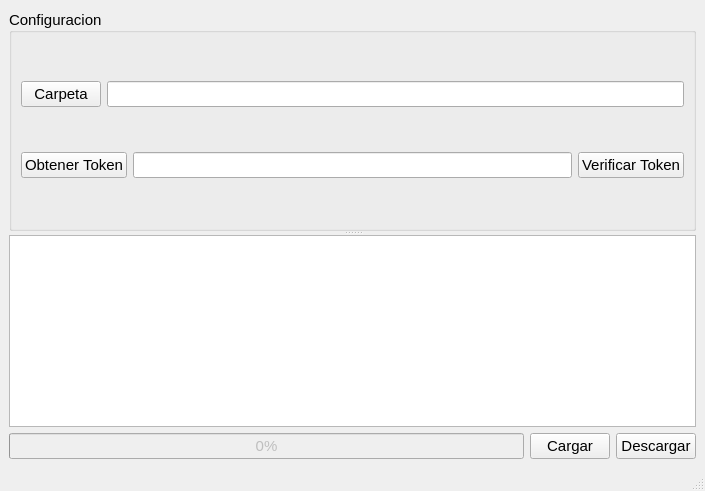
<?xml version="1.0" encoding="UTF-8"?>
<ui version="4.0">
 <class>MainWindow</class>
 <widget class="QMainWindow" name="MainWindow">
  <property name="geometry">
   <rect>
    <x>0</x>
    <y>0</y>
    <width>705</width>
    <height>491</height>
   </rect>
  </property>
  <property name="font">
   <font>
    <pointsize>11</pointsize>
   </font>
  </property>
  <property name="windowTitle">
   <string>MainWindow</string>
  </property>
  <widget class="QWidget" name="centralwidget">
   <layout class="QVBoxLayout" name="verticalLayout">
    <item>
     <widget class="QSplitter" name="splitter">
      <property name="orientation">
       <enum>Qt::Vertical</enum>
      </property>
      <property name="childrenCollapsible">
       <bool>false</bool>
      </property>
      <widget class="QGroupBox" name="config_groupBox">
       <property name="enabled">
        <bool>true</bool>
       </property>
       <property name="sizePolicy">
        <sizepolicy hsizetype="Expanding" vsizetype="Fixed">
         <horstretch>0</horstretch>
         <verstretch>100</verstretch>
        </sizepolicy>
       </property>
       <property name="maximumSize">
        <size>
         <width>16777215</width>
         <height>16777215</height>
        </size>
       </property>
       <property name="layoutDirection">
        <enum>Qt::LeftToRight</enum>
       </property>
       <property name="title">
        <string>Configuracion</string>
       </property>
       <property name="alignment">
        <set>Qt::AlignLeading|Qt::AlignLeft|Qt::AlignVCenter</set>
       </property>
       <layout class="QVBoxLayout" name="verticalLayout_3">
        <property name="sizeConstraint">
         <enum>QLayout::SetDefaultConstraint</enum>
        </property>
        <item>
         <layout class="QHBoxLayout" name="horizontalLayout_3">
          <item>
           <widget class="QPushButton" name="carpeta_btn">
            <property name="sizePolicy">
             <sizepolicy hsizetype="Minimum" vsizetype="Fixed">
              <horstretch>0</horstretch>
              <verstretch>0</verstretch>
             </sizepolicy>
            </property>
            <property name="text">
             <string>Carpeta</string>
            </property>
           </widget>
          </item>
          <item>
           <widget class="QLineEdit" name="carpeta_text">
            <property name="enabled">
             <bool>true</bool>
            </property>
            <property name="text">
             <string/>
            </property>
           </widget>
          </item>
         </layout>
        </item>
        <item>
         <layout class="QHBoxLayout" name="horizontalLayout_2">
          <item>
           <widget class="QPushButton" name="token_btn">
            <property name="text">
             <string>Obtener Token</string>
            </property>
           </widget>
          </item>
          <item>
           <widget class="QLineEdit" name="token_text">
            <property name="text">
             <string/>
            </property>
           </widget>
          </item>
          <item>
           <widget class="QPushButton" name="verificar_btn">
            <property name="text">
             <string>Verificar Token</string>
            </property>
           </widget>
          </item>
         </layout>
        </item>
       </layout>
      </widget>
      <widget class="QTextBrowser" name="log_text"/>
     </widget>
    </item>
    <item>
     <layout class="QHBoxLayout" name="horizontalLayout">
      <item>
       <widget class="QProgressBar" name="progressBar">
        <property name="enabled">
         <bool>false</bool>
        </property>
        <property name="value">
         <number>0</number>
        </property>
        <property name="textVisible">
         <bool>true</bool>
        </property>
       </widget>
      </item>
      <item>
       <widget class="QPushButton" name="cargar_btn">
        <property name="enabled">
         <bool>true</bool>
        </property>
        <property name="text">
         <string>Cargar</string>
        </property>
       </widget>
      </item>
      <item>
       <widget class="QPushButton" name="descargar_btn">
        <property name="enabled">
         <bool>true</bool>
        </property>
        <property name="text">
         <string>Descargar</string>
        </property>
       </widget>
      </item>
     </layout>
    </item>
   </layout>
  </widget>
  <widget class="QMenuBar" name="menubar">
   <property name="geometry">
    <rect>
     <x>0</x>
     <y>0</y>
     <width>705</width>
     <height>22</height>
    </rect>
   </property>
  </widget>
  <widget class="QStatusBar" name="statusbar"/>
 </widget>
 <resources/>
 <connections/>
</ui>
